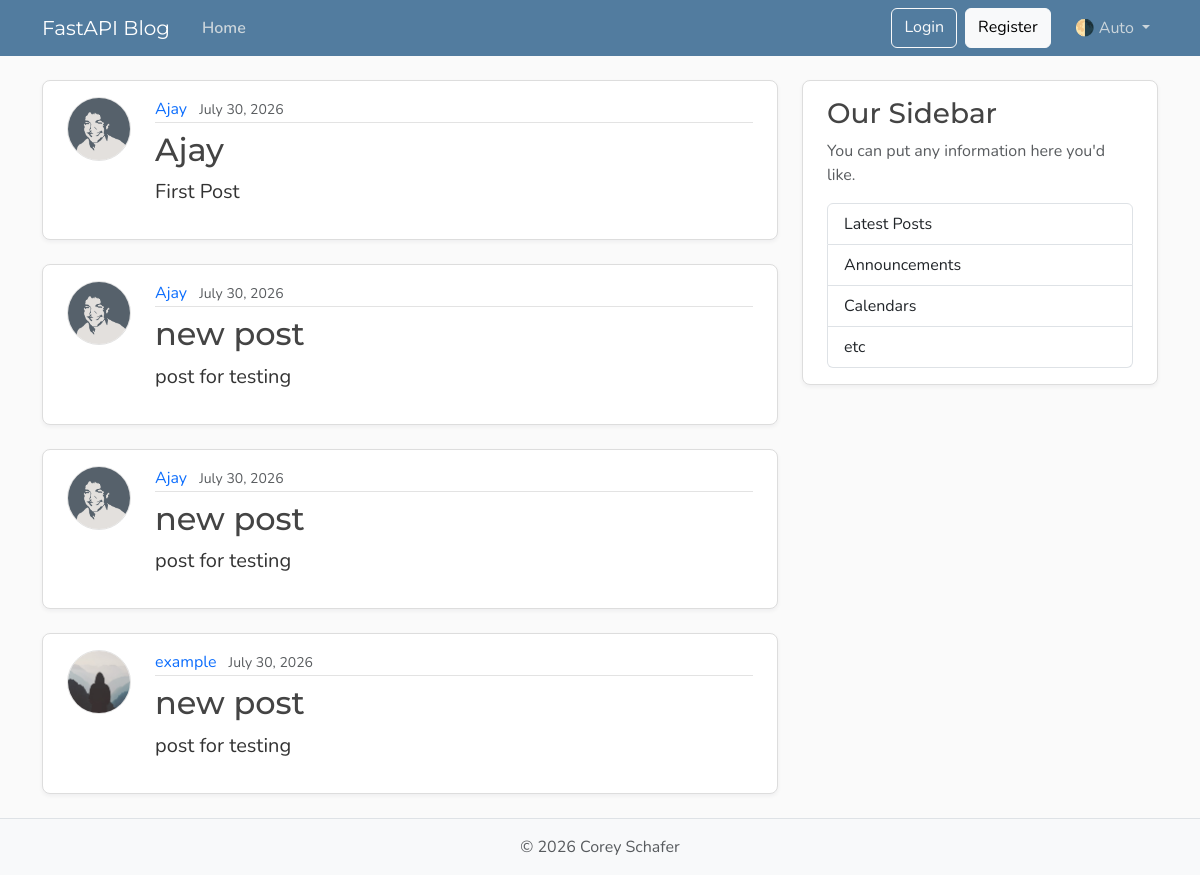
The page /posts on the database its author committed.
### models.py (models this page shows, shortened)
class Post(Base):
    __tablename__ = "posts"
    id: Mapped[int] = mapped_column(Integer, primary_key=True, index=True)
    title: Mapped[str] = mapped_column(String(100),nullable=False)
    content: Mapped[str] = mapped_column(Text,nullable=False )
    user_id: Mapped[int] = mapped_column(
        ForeignKey("users.id"),
        nullable=False,
        index=True,
    )
    date_posted: Mapped[datetime] = mapped_column(
        DateTime(timezone=True),
        default=lambda: datetime.now(UTC),
    )
    author: Mapped[User] = relationship(
        back_populates="posts"
    )

class User(Base):
    __tablename__ = "users"
    id: Mapped[int] = mapped_column(Integer, primary_key=True, index=True)
    username: Mapped[str] = mapped_column(String(50), unique=True, nullable=False)
    email: Mapped[str] = mapped_column(String(120), unique=True, nullable=False)
    image_file: Mapped[str | None] = mapped_column(String(200), nullable=True, default=None )
    posts: Mapped[list[Post]] = relationship(
        back_populates="author",
        cascade= "all, delete-orphan", # if user is deleted it should delete all of there posts
    )

### main.py (the view)
@app.get("/", include_in_schema=False, name="home")
@app.get("/posts", include_in_schema=False, name="posts")
def home(request: Request, db: Annotated[Session, Depends(get_db)]):
    result = db.execute(select(models.Post))
    posts = result.scalars().all()
    return templates.TemplateResponse(
        request,
        "home.html",
        {"posts": posts, "title": "Home"},
    )

### templates/home.html
{% extends "layout.html" %}
{% block content %}
  {% for post in posts %}
    <article class="content-section py-3 px-4 mb-4">
      <div class="d-flex align-items-start gap-4">
        <img class="rounded-circle article-img flex-shrink-0"
             src="{{ post.author.image_path }}"
             alt="{{ post.author.username }}'s profile picture"
             width="64"
             height="64"
             loading="lazy">
        <div class="flex-grow-1">
          <div class="article-metadata mb-2">
            <a class="me-2"
               href="{{ url_for("user_posts", user_id=post.author.id) }}">{{ post.author.username }}</a>
            <small class="text-body-secondary">{{ post.date_posted.strftime("%B %d, %Y") }}</small>
          </div>
          <h2>
            <a class="article-title"
               href="{{ url_for("post_page", post_id=post.id) }}">{{ post.title }}</a>
          </h2>
          <p class="article-content">{{ post.content }}</p>
        </div>
      </div>
    </article>
  {% endfor %}
{% endblock content %}

### templates/layout.html (shortened to what this page needs)
<!DOCTYPE html>
<html lang="en">
  <head>
    <link href="https://cdn.jsdelivr.net/npm/bootstrap@5.3.8/dist/css/bootstrap.min.css"
          rel="stylesheet"
>
    <link rel="stylesheet"
          type="text/css"
          href="{{ url_for("static", path='css/main.css') }}">
  </head>
  <body class="d-flex flex-column min-vh-100">
    <header class="site-header">
      <nav class="navbar navbar-expand-md bg-steel fixed-top"
           data-bs-theme="dark">
        <div class="container">
          <a class="navbar-brand me-4" href="{{ url_for("home") }}">FastAPI Blog</a>
          <div class="collapse navbar-collapse" id="navbarToggle">
            <div class="navbar-nav me-auto">
              <a class="nav-link active"
                 aria-current="page"
                 href="{{ url_for("home") }}">Home</a>
            </div>
            <div class="navbar-nav">
              <a class="btn btn-outline-light mb-2 mb-md-0 me-md-2" href="#">Login</a>
              <a class="btn btn-light mb-2 mb-md-0 me-md-3" href="#">Register</a>
              <div class="nav-item dropdown">
                <a class="nav-link dropdown-toggle"
                   href="#"
                   role="button"
                   id="bd-theme"
                   data-bs-toggle="dropdown"
                   aria-expanded="false">
                  <span id="bd-theme-text">🌗 Auto</span>
                </a>
              </div>
            </div>
          </div>
        </div>
      </nav>
    </header>
    <main role="main" class="container">
      <div class="row">
        <div class="col-md-8">
          {% block content %}
          {% endblock content %}
        </div>
        <aside class="col-md-4">
          <div class="content-section py-3 px-4 mb-4">
            <h3>Our Sidebar</h3>
            <p class="text-body-secondary">You can put any information here you'd like.</p>
            <ul class="list-group">
              <li class="list-group-item">Latest Posts</li>
              <li class="list-group-item">Announcements</li>
              <li class="list-group-item">Calendars</li>
              <li class="list-group-item">etc</li>
            </ul>
          </div>
        </aside>
      </div>
    </main>
    <footer class="mt-auto py-3 bg-body-tertiary border-top">
      <div class="container text-center">
        <p class="text-body-secondary mb-0">
          © <span id="year"></span> Corey Schafer
        </p>
      </div>
    </footer>
  </body>
</html>

### static/css/main.css (style rules this page uses)
:root { --font-heading: "Montserrat", system-ui, -apple-system, BlinkMacSystemFont, sans-serif; --font-body: "Nunito", system-ui, -apple-system, BlinkMacSystemFont, sans-serif; --color-bg-body: #fafafa; --color-bg-content: #ffffff; --color-text-primary: #333333; --color-text-heading: #444444; --color-steel: #527c9f; --color-nav-link: #cbd5db; --color-nav-link-hover: #ffffff; --color-link-hover: #428bca; --color-border: #dddddd; --color-border-light: #e3e3e3; --spacing-xl: 5rem; --article-img-size: 4rem; --account-img-size: 7.813rem; }
body { font-family: var(--font-body); background: var(--color-bg-body); color: var(--color-text-primary); }
main { padding-top: var(--spacing-xl); }
h1, h2, h3, h4, h5, h6 { font-family: var(--font-heading); color: var(--color-text-heading); }
.navbar-brand { font-family: var(--font-heading); }
a { text-decoration: none; }
.bg-steel { background-color: var(--color-steel); }
.site-header .navbar-nav .nav-link { color: var(--color-nav-link); transition: color 0.2s ease-in-out; }
.site-header .navbar-nav .nav-link.active { font-weight: 600; }
.content-section { background: var(--color-bg-content); border: 1px solid var(--color-border); border-radius: 0.5rem; box-shadow: 0 2px 4px rgba(15, 23, 42, 0.05); transition: box-shadow 0.15s ease, transform 0.15s ease, border-color 0.15s ease; }
.article-title { color: var(--color-text-heading); transition: color 0.2s ease-in-out; }
.article-content { white-space: pre-line; font-size: 1.25rem; }
.article-img { height: var(--article-img-size); width: var(--article-img-size); flex-shrink: 0; object-fit: cover; border: 1px solid var(--color-border-light); box-shadow: 0 0 0 2px var(--color-bg-content); }
.article-metadata { padding-bottom: 0.063rem; border-bottom: 1px solid var(--color-border-light); }
.article-metadata a { transition: color 0.2s ease-in-out; }
[data-bs-theme="dark"] { --color-bg-body: #1a1a1a; --color-bg-content: #2d2d2d; --color-text-primary: #e0e0e0; --color-text-heading: #f0f0f0; --color-border: #404040; --color-border-light: #4a4a4a; }

### rows shown on the page
Post: author.image_path (picture), author.username "Ajay", date_posted "July 30, 2026", title "Ajay", content "First Post"
Post: author.image_path (picture), author.username "Ajay", date_posted "July 30, 2026", title "new post", content "post for testing"
Post: author.image_path (picture), author.username "Ajay", date_posted "July 30, 2026", title "new post", content "post for testing"
Post: shows a picture, author.username "example", date_posted "July 30, 2026", title "new post", content "post for testing"
